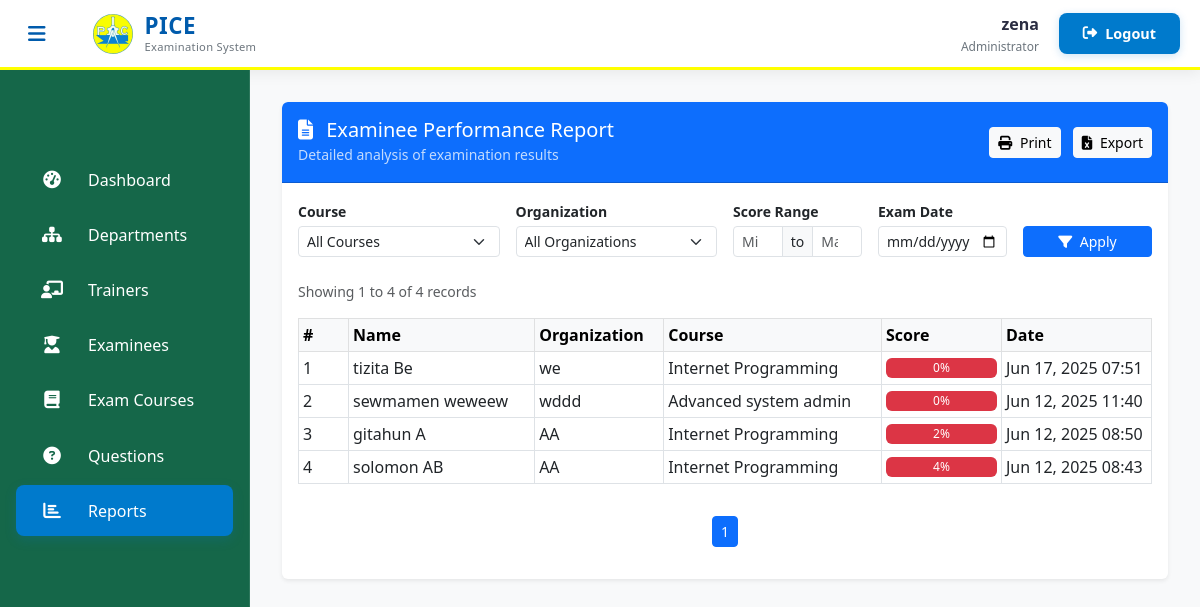
Page /admin-report (signed in) on the committed database.
### exam/models.py (models this page shows, shortened)
class Result(models.Model):
    student = models.ForeignKey(Student,on_delete=models.CASCADE)
    exam = models.ForeignKey(Course,on_delete=models.CASCADE)
    marks = models.PositiveIntegerField()
    date = models.DateTimeField(auto_now=True)

class Course(models.Model):
    course_name = models.CharField(max_length=50)
    question_number = models.PositiveIntegerField()
    total_marks = models.PositiveIntegerField(default=100)
    given_time = models.PositiveIntegerField(default=60)
    department = models.ForeignKey(Department, on_delete=models.CASCADE, related_name='course_set')
    examiners = models.ManyToManyField(Examiner, blank=True, related_name='courses')
    is_seen = models.BooleanField(default=False)

### student/models.py (models this page shows, shortened)
class Student(models.Model):
    user=models.OneToOneField(User,on_delete=models.CASCADE)
    address = models.CharField(max_length=40)
    mobile = models.CharField(max_length=20,null=False)
    organization = models.CharField(max_length=200, null=False)
    course = models.ForeignKey(
        'exam.Course',
        on_delete=models.SET_NULL,
        null=True
    )
    department = models.ForeignKey(
        'exam.Department',  # Reference to your Department model
        on_delete=models.SET_NULL,
        null=True,
        blank=True,
        related_name='students'
    )
    @property
    def get_name(self):
        return self.user.first_name+" "+self.user.last_name

### exam/views.py (the view)
# urls.py: path('admin-report', views.report_view, name = 'report-view'),
@login_required(login_url='adminlogin')
def report_view(request):
    courses = models.Course.objects.all()
    organizations = models.Student.objects.values_list('organization', flat=True).distinct()
    results = models.Result.objects.select_related('student', 'exam').order_by('-date')
    course_id = request.GET.get('course')
    organization = request.GET.get('organization')
    min_mark = request.GET.get('min_mark')
    max_mark = request.GET.get('max_mark')
    exam_date = request.GET.get('exam_date')
    if course_id:
        results = results.filter(exam__id=course_id)
    if organization:
        results = results.filter(student__organization=organization)
    if exam_date:
        try:
            date_obj = datetime.strptime(exam_date, '%Y-%m-%d').date()
            results = results.filter(date__date=date_obj)
        except ValueError:
            pass
    student_ids = [result.student.id for result in results]
    fib_answers = models.StudentAnswer.objects.filter(
        student_id__in=student_ids,
        question__question_type='FIB'
    ).values('student').annotate(fib_score=Sum('marks_obtained'))
    fib_scores = {answer['student']: answer['fib_score'] or 0 for answer in fib_answers}
    filtered_results = []
    for result in results:
        result.fib_score = fib_scores.get(result.student.id, 0)
        result.total_score = result.marks + result.fib_score
        if min_mark and result.total_score < int(min_mark):
            continue
        if max_mark and result.total_score > int(max_mark):
            continue
        filtered_results.append(result)
    from django.core.paginator import Paginator, EmptyPage, PageNotAnInteger
    paginator = Paginator(filtered_results, 10)
    page_number = request.GET.get('page')
    try:
        page_obj = paginator.page(page_number)
    except PageNotAnInteger:
        page_obj = paginator.page(1)
    except EmptyPage:
        page_obj = paginator.page(paginator.num_pages)
    context = {
        'results': page_obj,
        'courses': courses,
        'organizations': organizations,
        'selected_course': course_id,
        'selected_org': organization,
        'min_mark': min_mark,
        'max_mark': max_mark,
        'selected_date': exam_date,
    }
    return render(request, 'exam/report_view.html', context)

### templates/exam/report_view.html (shortened to what this page needs)
{% extends 'exam/adminbase.html' %}
{% block content %}
<div class="">
  <div class="card shadow-sm border-0 overflow-hidden">
    <div class="card-header bg-primary text-white d-flex justify-content-between align-items-center py-3">
      <div>
        <h5 class="mb-0"><i class="fas fa-file-alt me-2"></i> Examinee Performance Report</h5>
        <small class="opacity-75">Detailed analysis of examination results</small>
      </div>
      <div>
        <button class="btn btn-light btn-sm me-2" onclick="printReport()" title="Print current report view">
          <i class="fas fa-print me-1"></i> Print
        </button>
        <button class="btn btn-light btn-sm" onclick="exportToExcel()" title="Export to Excel">
          <i class="fas fa-file-excel me-1"></i> Export
        </button>
      </div>
    </div>
    <div class="card-body">
      <form id="filter-form" method="get" class="row g-3 mb-4">
        <div class="col-md-3">
          <label class="form-label fw-semibold small mb-1" title="Filter by course">Course</label>
          <select name="course" class="form-select form-select-sm auto-submit" title="Select a course to filter">
            <option value="">All Courses</option>
          </select>
        </div>
        <div class="col-md-3">
          <label class="form-label fw-semibold small mb-1" title="Filter by organization">Organization</label>
          <select name="organization" class="form-select form-select-sm auto-submit" title="Select an organization to filter">
            <option value="">All Organizations</option>
          </select>
        </div>
        <div class="col-md-2">
          <label class="form-label fw-semibold small mb-1" title="Filter by score range">Score Range</label>
          <div class="input-group input-group-sm">
            <input type="number" name="min_mark" value="{{ min_mark }}" class="form-control auto-submit" placeholder="Min" min="0" max="100" title="Minimum score">
            <span class="input-group-text">to</span>
            <input type="number" name="max_mark" value="{{ max_mark }}" class="form-control auto-submit" placeholder="Max" min="0" max="100" title="Maximum score">
          </div>
        </div>
        <div class="col-md-2">
          <label class="form-label fw-semibold small mb-1" title="Filter by exam date">Exam Date</label>
          <input type="date" name="exam_date" class="form-control form-control-sm auto-submit"
                 value="{{ exam_date|default:'' }}"
                 max="{% now 'Y-m-d' %}" title="Select exam date">
        </div>
        <div class="col-md-2 d-flex align-items-end">
          <button type="submit" class="btn btn-primary btn-sm w-100" title="Apply filters">
            <i class="fas fa-filter me-1"></i> Apply
          </button>
        </div>
      </form>
      {% if results %}
      <div id="report-section">
        <div class="d-flex justify-content-between align-items-center mb-3">
          <div class="text-muted small">
            Showing {{ results.start_index }} to {{ results.end_index }} of {{ results.paginator.count }} records
          </div>
        </div>
        <div class="table-responsive">
          <table class="table table-sm table-hover table-bordered align-middle" id="report-table">
            <thead class="table-light">
              <tr>
                <th width="50">#</th>
                <th>Name</th>
                <th>Organization</th>
                <th>Course</th>
                <th width="120">Score</th>
                <th width="150">Date</th>
              </tr>
            </thead>
            <tbody>
              {% for result in results %}
              <tr>
                <td>{{ results.start_index|add:forloop.counter0 }}</td>
                <td>{{ result.student.get_name }}</td>
                <td>{{ result.student.organization }}</td>
                <td>{{ result.exam.course_name }}</td>
                <td>
                  <div class="progress" style="height: 20px;">
                    <div class="progress-bar {% if result.marks >= 75 %}bg-success{% elif result.marks >= 50 %}bg-warning{% else %}bg-danger{% endif %}"
                         role="progressbar" style="width: 100%"
                         aria-valuenow="{{ result.total_score }}" aria-valuemin="0" aria-valuemax="100">
                      {{ result.total_score }}%
                    </div>
                  </div>
                </td>
                <td>{{ result.date|date:"M d, Y H:i" }}</td>
              </tr>
              {% endfor %}
            </tbody>
          </table>
        </div>
        <nav aria-label="Page navigation" class="mt-3">
          <ul class="pagination justify-content-center pagination-sm">
            {% for num in results.paginator.page_range %}
              {% if results.number == num %}
                <li class="page-item active">
                  <a class="page-link" href="?page={{ num }}{% for key,value in request.GET.items %}{% if key != 'page' %}&{{ key }}={{ value }}{% endif %}{% endfor %}">{{ num }}</a>
                </li>
              {% elif num > results.number|add:'-3' and num < results.number|add:'3' %}
                <li class="page-item">
                  <a class="page-link" href="?page={{ num }}{% for key,value in request.GET.items %}{% if key != 'page' %}&{{ key }}={{ value }}{% endif %}{% endfor %}">{{ num }}</a>
                </li>
              {% endif %}
            {% endfor %}
          </ul>
        </nav>
      </div>
      {% endif %}
    </div>
  </div>
</div>
{% endblock %}

### templates/exam/adminbase.html (shortened to what this page needs)
<!DOCTYPE html>
{% load static %}
<html lang="en" dir="ltr">
<head>
  <link href="https://cdn.jsdelivr.net/npm/bootstrap@5.3.0/dist/css/bootstrap.min.css" rel="stylesheet">
  <link rel="stylesheet" href="https://cdnjs.cloudflare.com/ajax/libs/font-awesome/6.4.0/css/all.min.css">
  <link href="https://cdn.jsdelivr.net/npm/bootstrap@5.3.0/dist/css/bootstrap.min.css" rel="stylesheet">
</head>
<body>
  <header class="admin-header">
    <div class="header-container">
      <div class="header-left">
        <button class="sidebar-toggle" id="sidebarToggle">
          <i class="fas fa-bars"></i>
        </button>
        <div class="brand-logo">
          <img src="{% static 'image/logo.jpg' %}" alt="PICE Logo" class="header-logo">
          <div class="logo-text">
            <span class="logo-main">PICE</span>
            <span class="logo-sub">Examination System</span>
          </div>
        </div>
      </div>
      <div class="header-right">
        <div class="user-profile">
          <span class="username">{{user.username}}</span>
          <div class="user-role">Administrator</div>
        </div>
        <a href="/logout" class="logout-btn">
          <i class="fas fa-sign-out-alt"></i>
          <span class="logout-text">Logout</span>
        </a>
      </div>
    </div>
  </header>
  <aside class="admin-sidebar">
    <nav class="sidebar-menu">
      <div class="menu-container">
        <a href="/admin-dashboard" class="menu-item">
          <div class="menu-icon"><i class="fas fa-tachometer-alt"></i></div>
          <span class="menu-text">Dashboard</span>
        </a>
        <a href="/admin-department" class="menu-item">
          <div class="menu-icon"><i class="fas fa-sitemap"></i></div>
          <span class="menu-text">Departments</span>
        </a>
        <a href="/admin-teacher" class="menu-item">
          <div class="menu-icon"><i class="fas fa-chalkboard-teacher"></i></div>
          <span class="menu-text">Trainers</span>
        </a>
        <a href="/admin-student" class="menu-item">
          <div class="menu-icon"><i class="fas fa-user-graduate"></i></div>
          <span class="menu-text">Examinees</span>
        </a>
        <a href="/admin-course" class="menu-item">
          <div class="menu-icon"><i class="fas fa-book"></i></div>
          <span class="menu-text">Exam Courses</span>
        </a>
        <a href="/admin-question" class="menu-item">
          <div class="menu-icon"><i class="fas fa-question-circle"></i></div>
          <span class="menu-text">Questions</span>
        </a>
        <a href="/admin-report" class="menu-item">
          <div class="menu-icon"><i class="fas fa-chart-bar"></i></div>
          <span class="menu-text">Reports</span>
        </a>
      </div>
    </nav>
  </aside>
  <main class="admin-content">
    {% block content %}{% endblock content %}
  </main>
</body>
</html>

### templates/exam/adminbase.html (style rules this page uses)
:root { --yellow-primary: #FFFF00; --blue-primary: #007ACC; --blue-dark: #005BAC; --sidebar-color: #156749; --content-bg: #FFFFFF; --card-bg: #F8F9FA; --text-light: #FFFFFF; --text-dark: #2B2D42; --text-muted: #6C757D; --border-radius: 8px; --transition: all 0.3s cubic-bezier(0.25, 0.8, 0.25, 1); }
body { font-family: 'Segoe UI', system-ui, -apple-system, sans-serif; background-color: var(--content-bg); color: var(--text-dark); overflow-x: hidden; }
.admin-header { background: #FFFFFF; height: 70px; position: fixed; top: 0; left: 0; right: 0; z-index: 1000; box-shadow: 0 2px 15px rgba(0, 0, 0, 0.08); border-bottom: 3px solid #FFFF00; display: flex; align-items: center; padding: 0 20px; }
.header-container { width: 100%; display: flex; justify-content: space-between; align-items: center; }
.header-left { display: flex; align-items: center; gap: 15px; }
.header-right { display: flex; align-items: center; gap: 20px; }
.sidebar-toggle { background: none; border: none; color: #005BAC; font-size: 1.25rem; cursor: pointer; padding: 8px; border-radius: 4px; transition: all 0.3s ease; }
.brand-logo { display: flex; align-items: center; gap: 12px; }
.header-logo { height: 40px; width: 40px; object-fit: contain; border-radius: 4px; }
.logo-text { display: flex; flex-direction: column; line-height: 1.2; }
.logo-main { font-weight: 700; font-size: 1.4rem; color: #005BAC; letter-spacing: 0.5px; }
.logo-sub { font-size: 0.7rem; color: #6C757D; font-weight: 500; letter-spacing: 0.3px; }
.user-profile { text-align: right; }
.username { font-weight: 600; color: #2B2D42; display: block; }
.user-role { font-size: 0.75rem; color: #6C757D; margin-top: 2px; }
.logout-btn { background: #007ACC; color: white; border: none; padding: 8px 16px; border-radius: 4px; font-weight: 500; font-size: 0.9rem; text-decoration: none; display: flex; align-items: center; gap: 8px; transition: all 0.3s ease; }
.logout-text { display: inline-block; }
.admin-sidebar { width: 250px; height: 100vh; position: fixed; top: 70px; left: 0; background: var(--sidebar-color); color: var(--text-light); transition: var(--transition); z-index: 1020; overflow-y: auto; border-right: 1px solid rgba(255, 255, 255, 0.1); padding-top: 4rem; }
.sidebar-menu { padding: 1rem 0; }
.menu-item { display: flex; align-items: center; padding: 0.85rem 1.5rem; color: var(--text-light); text-decoration: none; transition: var(--transition); margin: 0.25rem 1rem; border-radius: var(--border-radius); font-weight: 500; transition: background 0.3s ease, transform 0.2s ease; gap: 0.75rem; }
.menu-item.active { background: var(--blue-primary); color: white; box-shadow: 0 4px 12px rgba(0, 122, 204, 0.2); }
.menu-item i { width: 24px; text-align: center; margin-right: 0.75rem; font-size: 1.1rem; }
.admin-content { margin-left: 250px; margin-top: 70px; padding: 2rem; min-height: calc(100vh - 70px); transition: var(--transition); background-color: var(--card-bg); }
.logout-btn { background: var(--blue-primary); color: white; border: none; padding: 0.6rem 1.5rem; border-radius: var(--border-radius); font-weight: 600; transition: var(--transition); display: flex; align-items: center; gap: 0.5rem; box-shadow: 0 2px 8px rgba(0, 122, 204, 0.2); }
.sidebar-toggle { background: none; border: none; color: var(--blue-dark); font-size: 1.25rem; cursor: pointer; margin-right: 1.5rem; transition: var(--transition); }

### rows in the picture
Result: start_index|add "1", student.get_name "tizita Be", student.organization "we", exam.course_name "Internet Programming", total_score "0", date "Jun 17, 2025 07:51"
Result: start_index|add "2", student.get_name "sewmamen weweew", student.organization "wddd", exam.course_name "Advanced system admin", total_score "0", date "Jun 12, 2025 11:40"
Result: start_index|add "3", student.get_name "gitahun A", student.organization "AA", exam.course_name "Internet Programming", total_score "2", date "Jun 12, 2025 08:50"
Result: start_index|add "4", student.get_name "solomon AB", student.organization "AA", exam.course_name "Internet Programming", total_score "4", date "Jun 12, 2025 08:43"

### other values in the picture
{{ user.username }} "zena"
{{ results.start_index }} "1"
{{ results.end_index }} "4"
{{ results.paginator.count }} "4"
{{ num }} "1"
